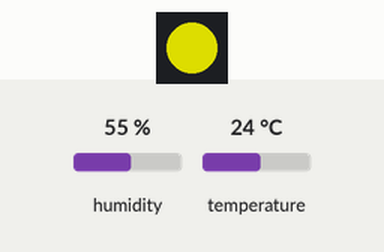
Bench run of a sketch on a simulated ESP32. On the bench: 1 RGB LEDs in strip order, left to right. The test bench sets the inputs (shaded band); at power-on: temperature 24 °C, humidity 55 %. Dim RGB values are drawn brighter than linear; WiFi joins after 1.5 s; servers stay silent unless stated; the strip is taken to match the declared colour order; no MQTT or app messages arrive unless stated; what the sketch prints to the serial monitor is not drawn.

Above: at 2.7 s.
2.8 s: temperature set to 12 °C
At 12.6 s:
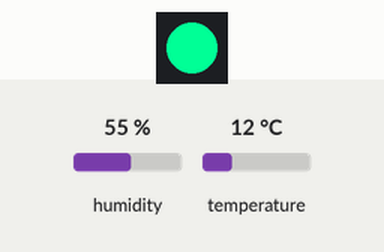
13.1 s: temperature set to 19 °C
At 22.3 s:
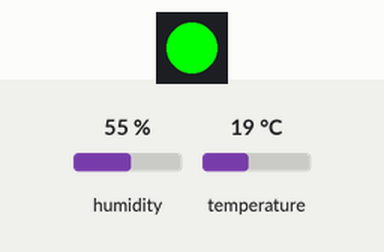
23.1 s: temperature set to 33 °C
At 32.1 s:
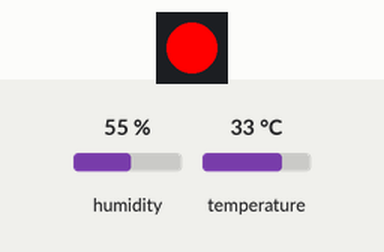
33.1 s: temperature set to 9 °C
At 43.0 s:
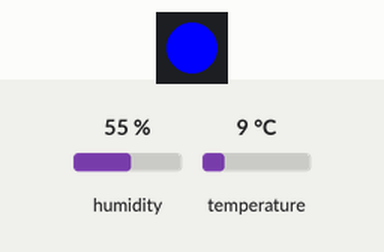
Timing chart, 0 to 44.5 s (numbered marks = the images above; inputs shaded):
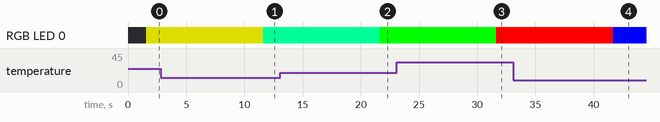

Measured:
- after the input at 2.8 s, RGB LED 0: RGB(150, 150, 0) → RGB(0, 255, 150) after 8.8 s
- after the input at 13.1 s, RGB LED 0: RGB(0, 255, 150) → RGB(0, 255, 0) after 8.5 s
- after the input at 23.1 s, RGB LED 0: RGB(0, 255, 0) → RGB(255, 0, 0) after 8.6 s
- after the input at 33.1 s, RGB LED 0: RGB(255, 0, 0) → RGB(0, 0, 255) after 8.6 s

The sketch:

ESP32S_Workshop.ino
```cpp
#include <PubSubClient.h>     //for MQTT connection
#include <WiFi.h>
#include <Adafruit_NeoPixel.h>
#include <DHT.h>
#include <ArduinoJson.h>

  // put your setup code here, to run once:
  // --------------------------------------------------------------------------------------------
//        UPDATE CONFIGURATION TO MATCH YOUR ENVIRONMENT
// --------------------------------------------------------------------------------------------

// Add GPIO pins used to connect devices
#define RGB_PIN 5 // GPIO pin the data line of RGB LED is connected to
#define DHT_PIN 4 // GPIO pin the data line of the DHT sensor is connected to

// Specify DHT11 (Blue) or DHT22 (White) sensor
#define DHTTYPE DHT11
#define NEOPIXEL_TYPE NEO_RGB + NEO_KHZ800

// Temperatures to set LED by (assume temp in C)
#define ALARM_COLD 50.0
#define ALARM_HOT 90.0
#define WARN_COLD 60.0
#define WARN_HOT 75.0

//Watson IoT connection details
#define MQTT_HOST "x5ri6x.messaging.internetofthings.ibmcloud.com"    //First 6 characters found at (IBM Watson IoT Platform->Settings->Identity
#define MQTT_PORT 1883
#define MQTT_DEVICEID "d:x5ri6x:ESP32S:dev01"
//                       ^          ^     ^---------|
//                  org identity  device type   device id
#define MQTT_USER "use-token-auth"
#define MQTT_TOKEN "WATSONINMYASS"      //auth token :)
#define MQTT_TOPIC "iot-2/evt/status/fmt/json"
#define MQTT_TOPIC_DISPLAY "iot-2/cmd/display/fmt/json"


// Add WiFi connection information
char ssid[] = "FAUGOATS";  // your network SSID (name)
char pass[] = "Twerent4Drink";  // your network password


// --------------------------------------------------------------------------------------------
//        SHOULD NOT NEED TO CHANGE ANYTHING BELOW THIS LINE
// --------------------------------------------------------------------------------------------
Adafruit_NeoPixel pixel = Adafruit_NeoPixel(1, RGB_PIN, NEOPIXEL_TYPE);
DHT dht(DHT_PIN, DHTTYPE);
// MQTT objects
void callback(char* topic, byte* payload, unsigned int length);
WiFiClient wifiClient;
PubSubClient mqtt(MQTT_HOST, MQTT_PORT, callback, wifiClient);

// variables to hold data
StaticJsonBuffer<100> jsonBuffer;
JsonObject& payload = jsonBuffer.createObject();
JsonObject& status = payload.createNestedObject("d");
static char msg[50];
float h = 0.0; // humidity
float t = 0.0; // temperature
unsigned char r = 0; // LED RED value
unsigned char g = 0; // LED Green value
unsigned char b = 0; // LED Blue value

void callback(char* topic, byte* payload, unsigned int length) {
  // handle message arrived
  Serial.print("Message arrived [");
  Serial.print(topic);
  Serial.print("] : ");

  payload[length] = 0; // ensure valid content is zero terminated so can treat as c-string
  Serial.println((char *)payload);
}

void setup() {

// Start serial console
  Serial.begin(115200);
  Serial.setTimeout(2000);
  while (!Serial) { }
  Serial.println();
  Serial.println("ESP32S Sensor Application");

  // Start WiFi connection
  WiFi.mode(WIFI_STA);
  WiFi.begin(ssid, pass);
  while (WiFi.status() != WL_CONNECTED) {
    delay(500);
    Serial.print(".");
  }
  Serial.println("");
  Serial.println("WiFi Connected");

  // Start connected devices
  dht.begin();
  pixel.begin();

   // Connect to MQTT - IBM Watson IoT Platform
  if (mqtt.connect(MQTT_DEVICEID, MQTT_USER, MQTT_TOKEN)) {
    Serial.println("MQTT Connected");
    mqtt.subscribe(MQTT_TOPIC_DISPLAY);

  }
  else {
    Serial.println("MQTT Failed to connect!");
    ESP.restart();
  }

}

void loop() {

  mqtt.loop();
  while (!mqtt.connected()) {
    Serial.print("Attempting MQTT connection...");
    // Attempt to connect
    if (mqtt.connect(MQTT_DEVICEID, MQTT_USER, MQTT_TOKEN)) {
      Serial.println("MQTT Connected");
      mqtt.subscribe(MQTT_TOPIC_DISPLAY);
      mqtt.loop();
    } else {
      Serial.println("MQTT Failed to connect!");
      delay(5000);
    }
  }

  // put your main code here, to run repeatedly:
  h = dht.readHumidity();
  //t = dht.readTemperature(); // uncomment this line for Celsius
  t = dht.readTemperature(true); // uncomment this line for Fahrenheit

  // Check if any reads failed and exit early (to try again).
  if (isnan(h) || isnan(t)) {
    Serial.println("Failed to read from DHT sensor!");
  } else {
    // Set RGB LED Colour based on temp
    b = (t < ALARM_COLD) ? 255 : ((t < WARN_COLD) ? 150 : 0);
    r = (t >= ALARM_HOT) ? 255 : ((t > WARN_HOT) ? 150 : 0);
    g = (t > ALARM_COLD) ? ((t <= WARN_HOT) ? 255 : ((t < ALARM_HOT) ? 150 : 0)) : 0;
    pixel.setPixelColor(0, r, g, b);
    pixel.show();

    // Print Message to console in JSON format
    status["temp"] = t;
    status["humidity"] = h;
    payload.printTo(msg, 50);
    Serial.println(msg);
    if (!mqtt.publish(MQTT_TOPIC, msg)) {
      Serial.println("MQTT Publish failed");
    }
  }
  // Pause - but keep polling MQTT for incoming messages
  for (int i = 0; i < 10; i++) {
    mqtt.loop();
    delay(1000);
  }
}
```
